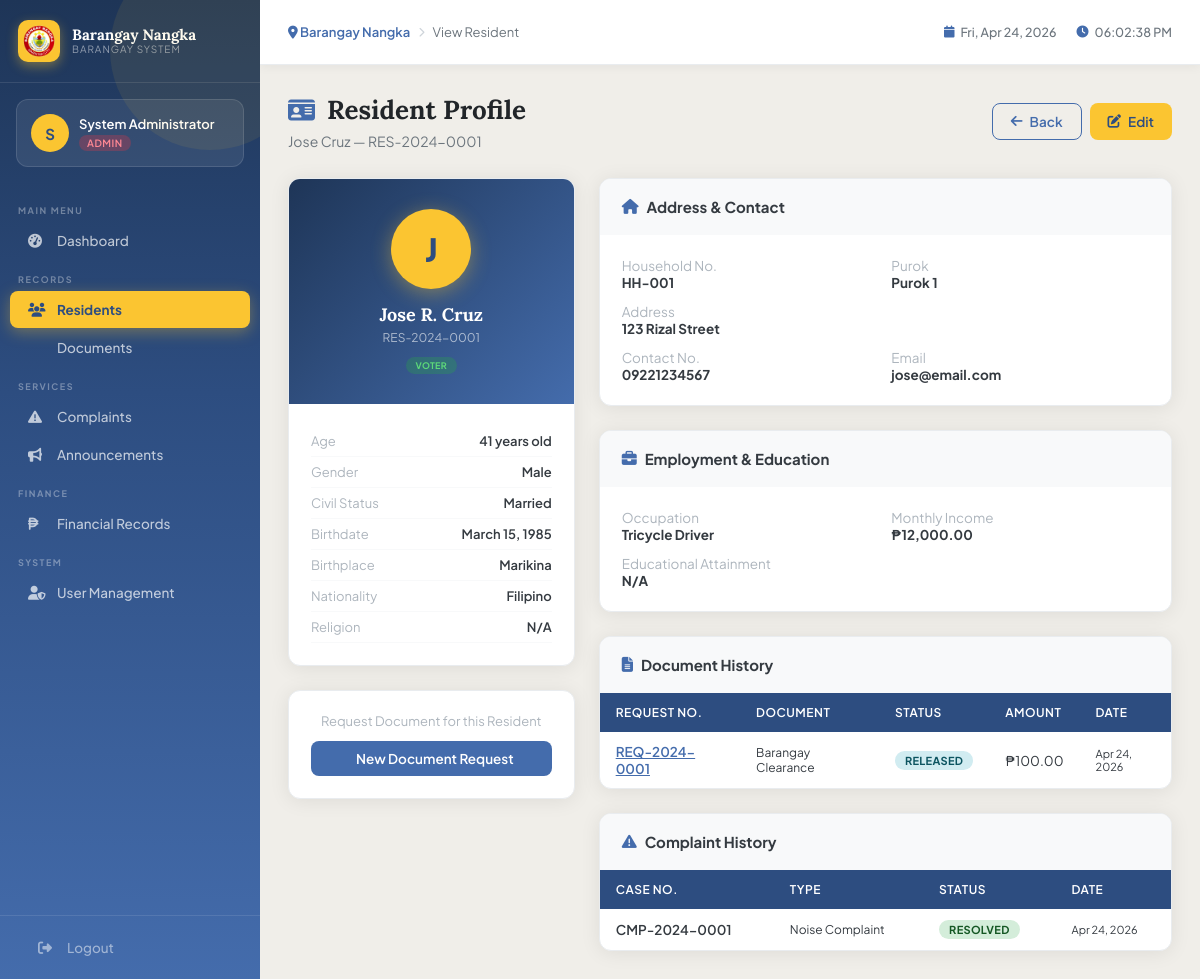
The app's page /modules/residents/view.php?id=1 (signed in) with its own data.
### tables this page shows
CREATE TABLE residents (
    id INT AUTO_INCREMENT PRIMARY KEY,
    resident_id VARCHAR(20) UNIQUE NOT NULL,
    household_id INT,
    last_name VARCHAR(50) NOT NULL,
    first_name VARCHAR(50) NOT NULL,
    middle_name VARCHAR(50),
    suffix VARCHAR(10),
    birthdate DATE NOT NULL,
    birthplace VARCHAR(100),
    gender ENUM('Male','Female') NOT NULL,
    civil_status ENUM('Single','Married','Widowed','Separated','Annulled') DEFAULT 'Single',
    nationality VARCHAR(50) DEFAULT 'Filipino',
    religion VARCHAR(50),
    occupation VARCHAR(100),
    monthly_income DECIMAL(10,2) DEFAULT 0,
    educational_attainment VARCHAR(100),
    voter_status TINYINT(1) DEFAULT 0,
    senior_citizen TINYINT(1) DEFAULT 0,
    pwd TINYINT(1) DEFAULT 0,
    solo_parent TINYINT(1) DEFAULT 0,
    email VARCHAR(100),
    contact_no VARCHAR(20),
    is_active TINYINT(1) DEFAULT 1,
    created_at TIMESTAMP DEFAULT CURRENT_TIMESTAMP,
    FOREIGN KEY (household_id) REFERENCES households(id)
);

CREATE TABLE households (
    id INT AUTO_INCREMENT PRIMARY KEY,
    household_no VARCHAR(20) UNIQUE NOT NULL,
    address TEXT NOT NULL,
    purok VARCHAR(50),
    household_head VARCHAR(100),
    contact_no VARCHAR(20),
    created_at TIMESTAMP DEFAULT CURRENT_TIMESTAMP
);

CREATE TABLE document_requests (
    id INT AUTO_INCREMENT PRIMARY KEY,
    request_no VARCHAR(20) UNIQUE NOT NULL,
    resident_id INT NOT NULL,
    document_type ENUM('Barangay Clearance','Certificate of Residency','Indigency Certificate','Business Clearance','Certificate of Good Moral Character') NOT NULL,
    purpose TEXT,
    status ENUM('Pending','Processing','For Approval','Approved','Released','Rejected') DEFAULT 'Pending',
    amount DECIMAL(10,2) DEFAULT 0,
    payment_status ENUM('Unpaid','Paid') DEFAULT 'Unpaid',
    or_number VARCHAR(50),
    requested_by INT,
    approved_by INT NULL,
    released_by INT NULL,
    notes TEXT,
    requested_at TIMESTAMP DEFAULT CURRENT_TIMESTAMP,
    approved_at DATETIME NULL,
    released_at DATETIME NULL,
    FOREIGN KEY (resident_id) REFERENCES residents(id),
    FOREIGN KEY (requested_by) REFERENCES users(id)
);

CREATE TABLE complaints (
    id INT AUTO_INCREMENT PRIMARY KEY,
    complaint_no VARCHAR(20) UNIQUE NOT NULL,
    complainant_id INT NOT NULL,
    respondent_name VARCHAR(100),
    respondent_address TEXT,
    complaint_type ENUM('Noise Complaint','Property Dispute','Physical Assault','Verbal Abuse','Theft','Vandalism','Domestic Violence','Others') NOT NULL,
    description TEXT NOT NULL,
    incident_date DATE,
    incident_location TEXT,
    status ENUM('Pending','Under Investigation','Mediation','Resolved','Dismissed','Escalated') DEFAULT 'Pending',
    assigned_to INT NULL,
    admin_notes TEXT,
    attachment VARCHAR(255),
    created_at TIMESTAMP DEFAULT CURRENT_TIMESTAMP,
    updated_at TIMESTAMP DEFAULT CURRENT_TIMESTAMP ON UPDATE CURRENT_TIMESTAMP,
    FOREIGN KEY (complainant_id) REFERENCES residents(id)
);

### includes/config.php (called while the page is built, shortened)
<?php
function formatDate($date) {
    return date('F d, Y', strtotime($date));
}
function formatCurrency($amount) {
    return '₱' . number_format($amount, 2);
}
function getAge($birthdate) {
    return date_diff(date_create($birthdate), date_create('today'))->y;
}
?>

### modules/residents/view.php (the view, shortened to what this page needs)
<?php
require_once '../../includes/config.php';
$id = (int)($_GET['id'] ?? 0);
$stmt = $pdo->prepare("SELECT r.*, h.address, h.purok, h.household_no, h.household_head FROM residents r LEFT JOIN households h ON r.household_id=h.id WHERE r.id=?");
$stmt->execute([$id]);
$res = $stmt->fetch();
$age = getAge($res['birthdate']);
$docs = $pdo->prepare("SELECT * FROM document_requests WHERE resident_id=? ORDER BY requested_at DESC LIMIT 10");
$docs->execute([$id]);
$docs = $docs->fetchAll();
$cmps = $pdo->prepare("SELECT * FROM complaints WHERE complainant_id=? ORDER BY created_at DESC LIMIT 5");
$cmps->execute([$id]);
$cmps = $cmps->fetchAll();
include '../../includes/header.php';
?>
<div class="page-header flex-between">
    <div>
        <h1><i class="fas fa-id-card"></i> Resident Profile</h1>
        <p><?= htmlspecialchars($res['first_name'].' '.$res['last_name']) ?> — <?= $res['resident_id'] ?></p>
    </div>
    <div class="btn-group">
        <a href="index.php" class="btn btn-outline"><i class="fas fa-arrow-left"></i> Back</a>
        <a href="edit.php?id=<?= $id ?>" class="btn btn-gold"><i class="fas fa-edit"></i> Edit</a>
    </div>
</div>
<div style="display:grid;grid-template-columns:1fr 2fr;gap:24px;">
    <div>
        <div class="card mb-3">
            <div style="background:linear-gradient(135deg,#1e3557,#446CAC);padding:30px;text-align:center;">
                <div style="width:80px;height:80px;background:var(--gold);border-radius:50%;margin:0 auto 14px;display:flex;align-items:center;justify-content:center;font-size:32px;font-weight:800;color:var(--blue-dark);box-shadow:0 4px 20px rgba(251,197,49,0.4);">
                    <?= strtoupper(substr($res['first_name'],0,1)) ?>
                </div>
                <div style="font-family:'Lora',serif;font-size:18px;font-weight:700;color:white;"><?= htmlspecialchars($res['first_name'].' '.($res['middle_name']?$res['middle_name'][0].'. ':'').$res['last_name'].($res['suffix']?' '.$res['suffix']:'')) ?></div>
                <div style="color:rgba(255,255,255,0.6);font-size:12px;margin-top:4px;"><?= $res['resident_id'] ?></div>
                <div style="display:flex;justify-content:center;gap:6px;margin-top:12px;flex-wrap:wrap;">
                    <?php if ($res['voter_status']): ?><span class="badge" style="background:rgba(40,167,69,0.3);color:#5dd879;font-size:9px;">VOTER</span><?php endif; ?>
                </div>
            </div>
            <div class="card-body">
                <?php
                $fields = [
                    'Age' => $age . ' years old',
                    'Gender' => $res['gender'],
                    'Civil Status' => $res['civil_status'],
                    'Birthdate' => formatDate($res['birthdate']),
                    'Birthplace' => $res['birthplace'] ?: 'N/A',
                    'Nationality' => $res['nationality'],
                    'Religion' => $res['religion'] ?: 'N/A',
                ];
                foreach ($fields as $label => $val):
                ?>
                <div style="display:flex;justify-content:space-between;padding:7px 0;border-bottom:1px solid var(--gray-100);font-size:13px;">
                    <span style="color:var(--gray-500);"><?= $label ?></span>
                    <span style="font-weight:600;"><?= htmlspecialchars($val) ?></span>
                </div>
                <?php endforeach; ?>
            </div>
        </div>
        <div class="card">
            <div class="card-body" style="text-align:center;">
                <div style="font-size:13px;color:var(--gray-500);margin-bottom:12px;">Request Document for this Resident</div>
                <a href="../documents/add.php" class="btn btn-primary" style="width:100%;justify-content:center;">
                    <i class="fas fa-file-plus"></i> New Document Request
                </a>
            </div>
        </div>
    </div>
    <div>
        <div class="card mb-3">
            <div class="card-header"><h3><i class="fas fa-home"></i> Address & Contact</h3></div>
            <div class="card-body">
                <div style="display:grid;grid-template-columns:1fr 1fr;gap:12px;font-size:13.5px;">
                    <div><span style="color:var(--gray-500);">Household No.</span><br><strong><?= $res['household_no'] ?: 'N/A' ?></strong></div>
                    <div><span style="color:var(--gray-500);">Purok</span><br><strong><?= $res['purok'] ?: 'N/A' ?></strong></div>
                    <div style="grid-column:1/-1;"><span style="color:var(--gray-500);">Address</span><br><strong><?= htmlspecialchars($res['address'] ?: 'N/A') ?></strong></div>
                    <div><span style="color:var(--gray-500);">Contact No.</span><br><strong><?= $res['contact_no'] ?: 'N/A' ?></strong></div>
                    <div><span style="color:var(--gray-500);">Email</span><br><strong><?= $res['email'] ?: 'N/A' ?></strong></div>
                </div>
            </div>
        </div>
        <div class="card mb-3">
            <div class="card-header"><h3><i class="fas fa-briefcase"></i> Employment & Education</h3></div>
            <div class="card-body">
                <div style="display:grid;grid-template-columns:1fr 1fr;gap:12px;font-size:13.5px;">
                    <div><span style="color:var(--gray-500);">Occupation</span><br><strong><?= $res['occupation'] ?: 'N/A' ?></strong></div>
                    <div><span style="color:var(--gray-500);">Monthly Income</span><br><strong><?= formatCurrency($res['monthly_income']) ?></strong></div>
                    <div style="grid-column:1/-1;"><span style="color:var(--gray-500);">Educational Attainment</span><br><strong><?= $res['educational_attainment'] ?: 'N/A' ?></strong></div>
                </div>
            </div>
        </div>
        <div class="card mb-3">
            <div class="card-header">
                <h3><i class="fas fa-file-lines"></i> Document History</h3>
            </div>
            <div class="card-body" style="padding:0;">
                <?php if (empty($docs)): ?>
                <div class="text-center text-muted" style="padding:20px;">No documents requested yet.</div>
                <?php else: ?>
                <table class="data-table">
                    <thead><tr><th>Request No.</th><th>Document</th><th>Status</th><th>Amount</th><th>Date</th></tr></thead>
                    <tbody>
                        <?php foreach ($docs as $d): ?>
                        <tr>
                            <td><a href="../documents/generate.php?id=<?= $d['id'] ?>" style="color:var(--blue);font-weight:600;"><?= $d['request_no'] ?></a></td>
                            <td style="font-size:12px;"><?= $d['document_type'] ?></td>
                            <td><span class="badge badge-<?= strtolower($d['status']) ?>"><?= $d['status'] ?></span></td>
                            <td>₱<?= number_format($d['amount'],2) ?></td>
                            <td style="font-size:11px;"><?= date('M d, Y', strtotime($d['requested_at'])) ?></td>
                        </tr>
                        <?php endforeach; ?>
                    </tbody>
                </table>
                <?php endif; ?>
            </div>
        </div>
        <div class="card">
            <div class="card-header"><h3><i class="fas fa-triangle-exclamation"></i> Complaint History</h3></div>
            <div class="card-body" style="padding:0;">
                <?php if (empty($cmps)): ?>
                <div class="text-center text-muted" style="padding:20px;">No complaints filed.</div>
                <?php else: ?>
                <table class="data-table">
                    <thead><tr><th>Case No.</th><th>Type</th><th>Status</th><th>Date</th></tr></thead>
                    <tbody>
                        <?php foreach ($cmps as $c): ?>
                        <tr>
                            <td style="font-weight:600;"><?= $c['complaint_no'] ?></td>
                            <td style="font-size:12px;"><?= $c['complaint_type'] ?></td>
                            <td><span class="badge badge-<?= strtolower(str_replace(' ','-',$c['status'])) ?>"><?= $c['status'] ?></span></td>
                            <td style="font-size:11px;"><?= date('M d, Y', strtotime($c['created_at'])) ?></td>
                        </tr>
                        <?php endforeach; ?>
                    </tbody>
                </table>
                <?php endif; ?>
            </div>
        </div>
    </div>
</div>
<?php include '../../includes/footer.php'; ?>

### assets/css/main.css (style rules this page uses)
:root { --blue: #446CAC; --blue-dark: #2d4d80; --blue-light: #6b90c9; --blue-faint: #e8eef7; --gold: #FBC531; --gold-dark: #d4a520; --gold-light: #fdd366; --cloud: #F0EEE9; --cloud-dark: #e0ddd5; --white: #ffffff; --gray-100: #f8f9fa; --gray-200: #e9ecef; --gray-300: #dee2e6; --gray-400: #ced4da; --gray-500: #adb5bd; --gray-600: #6c757d; --gray-700: #495057; --gray-800: #343a40; --gray-900: #212529; --success: #28a745; --danger: #dc3545; --warning: #ffc107; --info: #17a2b8; --sidebar-width: 260px; --topbar-height: 65px; --radius: 12px; --radius-sm: 8px; --shadow: 0 2px 20px rgba(0,0,0,0.08); --shadow-md: 0 4px 30px rgba(0,0,0,0.12); --transition: all 0.25s cubic-bezier(0.4,0,0.2,1); }
* { margin: 0; padding: 0; box-sizing: border-box; }
html { font-size: 15px; }
body { font-family: 'Plus Jakarta Sans', sans-serif; background: var(--cloud); color: var(--gray-800); display: flex; min-height: 100vh; overflow-x: hidden; }
.page-header { margin-bottom: 28px; }
.page-header h1 { font-family: 'Lora', serif; font-size: 26px; font-weight: 700; color: var(--gray-900); display: flex; align-items: center; gap: 12px; }
.page-header h1 i { color: var(--blue); font-size: 24px; }
.page-header p { margin-top: 6px; color: var(--gray-600); font-size: 14px; }
.card { background: white; border-radius: var(--radius); box-shadow: var(--shadow); overflow: hidden; border: 1px solid var(--gray-200); }
.card-header { padding: 18px 22px; border-bottom: 1px solid var(--gray-100); display: flex; align-items: center; justify-content: space-between; background: var(--gray-100); }
.card-header h3 { font-size: 15px; font-weight: 700; color: var(--gray-800); display: flex; align-items: center; gap: 8px; }
.card-header h3 i { color: var(--blue); }
.card-body { padding: 22px; }
table.data-table { width: 100%; border-collapse: collapse; font-size: 13.5px; }
table.data-table th { background: var(--blue-dark); color: white; padding: 12px 16px; text-align: left; font-weight: 600; font-size: 12px; text-transform: uppercase; letter-spacing: 0.5px; white-space: nowrap; }
table.data-table td { padding: 11px 16px; border-bottom: 1px solid var(--gray-100); vertical-align: middle; }
table.data-table tr:last-child td { border-bottom: none; }
.badge { display: inline-flex; align-items: center; gap: 4px; padding: 3px 10px; border-radius: 20px; font-size: 11px; font-weight: 700; text-transform: uppercase; letter-spacing: 0.3px; }
.badge-released { background: #d1ecf1; color: #0c5460; }
.badge-resolved { background: #d4edda; color: #155724; }
.btn { display: inline-flex; align-items: center; gap: 7px; padding: 9px 18px; border-radius: var(--radius-sm); font-family: inherit; font-size: 13.5px; font-weight: 600; cursor: pointer; border: none; transition: var(--transition); text-decoration: none; white-space: nowrap; }
.btn-primary { background: var(--blue); color: white; }
.btn-gold { background: var(--gold); color: var(--blue-dark); }
.btn-outline { background: transparent; border: 1.5px solid var(--blue); color: var(--blue); }
.btn-group { display: flex; gap: 8px; flex-wrap: wrap; }
.mb-3 { margin-bottom: 24px; }
.flex-between { display: flex; align-items: center; justify-content: space-between; }

### records on screen
residents: first_name+last_name "Jose Cruz", resident "RES-2024-0001", first_name "J", first_name+middle_name+last_name "Jose R. Cruz", gender "Male", civil_status "Married", birthplace "Marikina", nationality "Filipino", household.household_no "HH-001", household.purok "Purok 1", household.address "123 Rizal Street", contact_no "09221234567", email "jose@email.com", occupation "Tricycle Driver", monthly_income "₱12,000.00", educational_attainment "N/A"
document_requests: request_no "REQ-2024-0001", document_type "Barangay Clearance", status "RELEASED", amount "100.00", requested_at "Apr 24, 2026"
complaints: complaint_no "CMP-2024-0001", complaint_type "Noise Complaint", status "RESOLVED", created_at "Apr 24, 2026"

### other values on screen
substr($_SESSION['full_name'] ?? 'A', 0, 1) "S"
$_SESSION['full_name'] "System Administrator"
$_SESSION['role'] "ADMIN"
$page_title "View Resident"
$label "Age"
$val "41 years old"
$label "Gender"
$label "Civil Status"
$label "Birthdate"
$val "March 15, 1985"
$label "Birthplace"
$label "Nationality"
$label "Religion"
$val "N/A"
